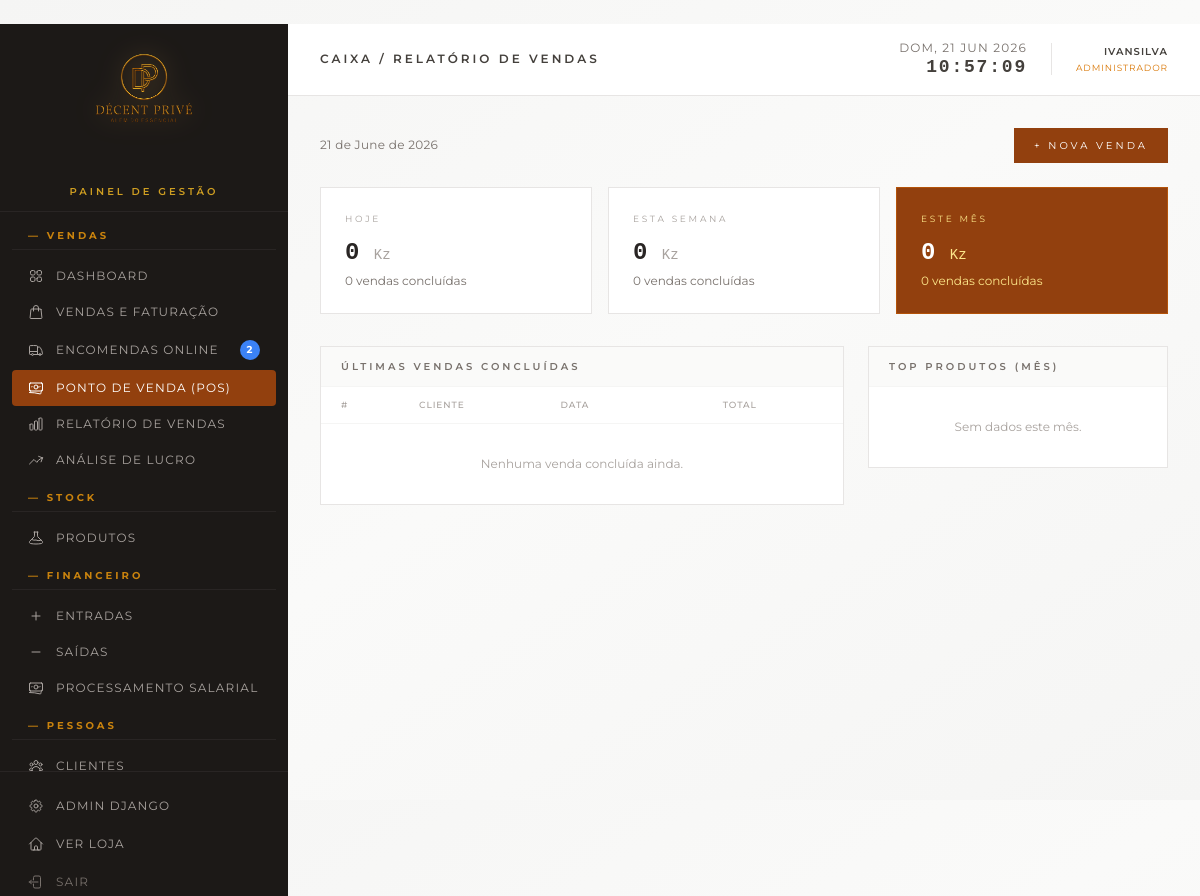
Page /gestao/caixa/ (signed in) on the earlier database version.
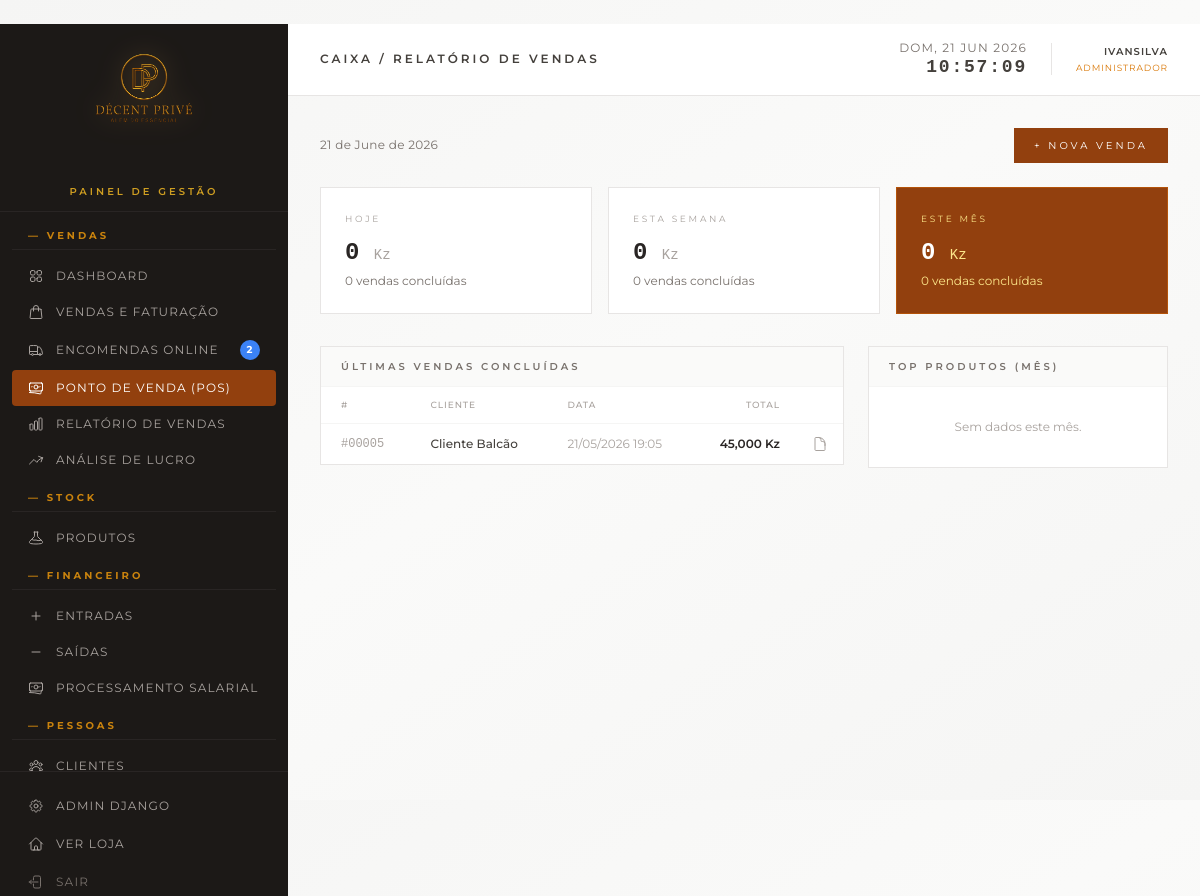
Same page on the later database version.
### loja/models.py (models this page shows, shortened)
class Encomenda(models.Model):
    PAGAMENTO_CHOICES = [
        ('avista', 'À Vista'),
        ('parcelado', 'Parcelado (2x)')
    ]
    ORIGEM_CHOICES = [
        ('balcao', 'Balcão'),
        ('online', 'Online')
    ]
    forma_pagamento = models.CharField(
        max_length=20,
        choices=PAGAMENTO_CHOICES,
        default='avista',
        verbose_name='Forma de Pagamento'
    )
    valor_parcela1 = models.DecimalField(
        max_digits=10, decimal_places=2, null=True, blank=True,
        verbose_name='Valor 1ª Parcela',
        help_text='Primeira parcela (mínimo 50% do total)'
    )
    valor_parcela2 = models.DecimalField(
        max_digits=10, decimal_places=2, null=True, blank=True,
        verbose_name='Valor 2ª Parcela'
    )
    parcela1_paga = models.BooleanField(default=False, verbose_name='1ª Parcela Paga')
    parcela2_paga = models.BooleanField(default=False, verbose_name='2ª Parcela Paga')
    data_proxima_parcela = models.DateField(
        null=True, blank=True,
        verbose_name='Data da Próxima Parcela',
        help_text='Data prevista para o pagamento da próxima parcela'
    )
    STATUS_CHOICES = [
        ('em_curso', 'Em Curso'),
        ('finalizada', 'Finalizada'),
        ('cancelada', 'Cancelada'),
    ]
    nome_cliente = models.CharField(max_length=200)
    telefone = models.CharField(max_length=30)
    email = models.EmailField(blank=True)
    morada = models.TextField(blank=True)
    status = models.CharField(max_length=20, choices=STATUS_CHOICES, default='em_curso')
    origem = models.CharField(
        max_length=20, choices=ORIGEM_CHOICES, default='balcao',
        verbose_name='Origem da Encomenda',
        help_text='Indica se a venda foi feita no balcão ou online'
    )
    vendido_por = models.ForeignKey(
        User, on_delete=models.SET_NULL, null=True, blank=True,
        related_name='vendas', verbose_name='Vendido por'
    )
    notas = models.TextField(blank=True)
    motivo_cancelamento = models.TextField(
        blank=True, null=True,
        verbose_name='Motivo do Cancelamento',
        help_text='Explicação do motivo do cancelamento da venda'
    )
    criado_em = models.DateTimeField(auto_now_add=True)
    atualizado_em = models.DateTimeField(auto_now=True)
    class Meta:
        verbose_name = 'Encomenda'
        verbose_name_plural = 'Encomendas'
        ordering = ['-criado_em']
    def total(self):
        return sum(item.subtotal() for item in self.itens.all())
    total.short_description = 'Total (Kz)'

### loja/views.py (the view)
# urls.py: path('gestao/caixa/', views.gestao_caixa, name='gestao_caixa'),
@staff_member_required(login_url='/gestao/login/')
def gestao_caixa(request):
    hoje = timezone.now().date()
    inicio_mes = hoje.replace(day=1)
    from datetime import timedelta
    inicio_semana = hoje - timedelta(days=hoje.weekday())
    enc_hoje = Encomenda.objects.filter(criado_em__date=hoje, status='finalizada').prefetch_related('itens')
    enc_semana = Encomenda.objects.filter(criado_em__date__gte=inicio_semana, status='finalizada').prefetch_related('itens')
    enc_mes = Encomenda.objects.filter(criado_em__date__gte=inicio_mes, status='finalizada').prefetch_related('itens')
    def total_enc(qs):
        return sum(sum(i.subtotal() for i in e.itens.all()) for e in qs)
    top_produtos = (
        ItemEncomenda.objects
        .filter(encomenda__criado_em__date__gte=inicio_mes, encomenda__status='finalizada')
        .values('nome_produto')
        .annotate(total_qty=Sum('quantidade'), total_valor=Sum('preco_unitario'))
        .order_by('-total_qty')[:8]
    )
    ultimas_vendas = (
        Encomenda.objects
        .filter(status='finalizada')
        .prefetch_related('itens')
        .order_by('-criado_em')[:15]
    )
    for v in ultimas_vendas:
        v.total_calc = sum(i.subtotal() for i in v.itens.all())
    return render(request, 'gestao/caixa.html', {
        'active_page': 'caixa',
        'hoje': hoje,
        'receita_hoje': total_enc(enc_hoje),
        'vendas_hoje': enc_hoje.count(),
        'receita_semana': total_enc(enc_semana),
        'vendas_semana': enc_semana.count(),
        'receita_mes': total_enc(enc_mes),
        'vendas_mes': enc_mes.count(),
        'top_produtos': top_produtos,
        'ultimas_vendas': ultimas_vendas,
    })

### loja/context_processors.py (called while the page is built)
def encomendas_online_pendentes(request):
    if not request.path.startswith('/gestao/'):
        return {}
    if not request.user.is_authenticated or not request.user.is_staff:
        return {}
    count = Encomenda.objects.filter(
        status='em_curso',
        vendido_por__isnull=True,
    ).count()
    return {'pedidos_online_pendentes': count}

def nivel_acesso(request):
    user = getattr(request, 'user', None)
    if not user or not user.is_authenticated:
        return {'is_operador': False, 'is_gerente': False, 'is_admin_user': False}
    is_admin_user = bool(user.is_superuser)
    operador = _is_operador(user)
    is_gerente = bool(
        not user.is_superuser
        and not operador
        and user.is_staff
    )
    return {
        'is_operador': operador,
        'is_gerente': is_gerente,
        'is_admin_user': is_admin_user,
    }

### loja/models.py (called while the page is built)
    def subtotal(self):
        return self.preco_unitario * self.quantidade

### loja/utils/auth.py (called while the page is built)
def is_operador(user):
    return bool(
        user
        and user.is_authenticated
        and not user.is_superuser
        and user.groups.filter(name='Operador').exists()
    )

### loja/templates/gestao/caixa.html (shortened to what the changed rows need)
{% extends 'gestao/base.html' %}
{% load humanize %}
{% block page_title %}Caixa / Relatório de Vendas{% endblock %}
{% block content %}
<div class="max-w-5xl mx-auto">
    <div class="grid grid-cols-[1fr_300px] gap-6">
        <div>
            <div class="bg-white border border-stone-200 overflow-hidden">
                <div class="px-5 py-3 border-b border-stone-100 bg-stone-50 flex items-center justify-between">
                    <h2 class="text-[10px] uppercase tracking-[0.3em] text-stone-500 font-semibold">Últimas Vendas Concluídas</h2>
                </div>
                <table class="w-full text-xs">
                    <thead class="border-b border-stone-100">
                        <tr>
                            <th class="text-left px-5 py-2.5 text-[9px] uppercase tracking-widest text-stone-400 font-medium">#</th>
                            <th class="text-left px-5 py-2.5 text-[9px] uppercase tracking-widest text-stone-400 font-medium">Cliente</th>
                            <th class="text-left px-5 py-2.5 text-[9px] uppercase tracking-widest text-stone-400 font-medium">Data</th>
                            <th class="text-right px-5 py-2.5 text-[9px] uppercase tracking-widest text-stone-400 font-medium">Total</th>
                            <th class="px-5 py-2.5"></th>
                        </tr>
                    </thead>
                    <tbody class="divide-y divide-stone-50">
                        {% for v in ultimas_vendas %}
                        <tr class="hover:bg-stone-50 transition-colors">
                            <td class="px-5 py-3 text-stone-400 font-mono">#{{ v.pk|stringformat:"05d" }}</td>
                            <td class="px-5 py-3 text-stone-700 font-medium">{{ v.nome_cliente }}</td>
                            <td class="px-5 py-3 text-stone-400">{{ v.criado_em|date:"d/m/Y H:i" }}</td>
                            <td class="px-5 py-3 text-right font-semibold text-stone-800">{{ v.total_calc|floatformat:0|intcomma }} Kz</td>
                            <td class="px-3 py-3 text-right">
                                <a href="{% url 'gestao_fatura' v.pk %}" class="text-stone-400 hover:text-amber-700 transition-colors" title="Ver Fatura">
                                </a>
                            </td>
                        </tr>
                        {% empty %}
                        <tr>
                            <td colspan="5" class="px-5 py-8 text-center text-stone-400 text-xs">Nenhuma venda concluída ainda.</td>
                        </tr>
                        {% endfor %}
                    </tbody>
                </table>
            </div>
        </div>
        <div>
            <div class="bg-white border border-stone-200 overflow-hidden">
                <div class="px-5 py-3 border-b border-stone-100 bg-stone-50">
                    <h2 class="text-[10px] uppercase tracking-[0.3em] text-stone-500 font-semibold">Top Produtos (mês)</h2>
                </div>
            </div>
        </div>
    </div>
</div>
{% endblock %}

Differences in the rows shown:
added Encomenda: pk "00005", nome_cliente "Cliente Balcão", criado_em "21/05/2026 19:05", total_calc "45,000"
Other differences:
text no longer shown: "Nenhuma venda concluída ainda."
